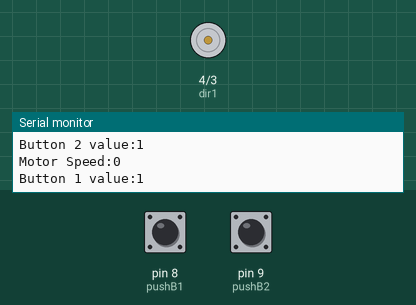
Bench run of a sketch on a simulated Arduino Uno, built with avr-gcc and run on an emulated ATmega328P. Parts: motor-driver pin pairs drawn as motors (green arrow = first pin HIGH = forward, orange = second pin HIGH = backward, longer = more drive, scaled by the enable pin), the last lines printed to the serial monitor. The test bench sets the inputs (shaded band); at power-on: pin 9 (pushB2) HIGH, pin 8 (pushB1) HIGH.

Above: at 1.2 s.
1.3 s: pin 9 (pushB2) pulled LOW for 0.15 s
At 3.1 s:
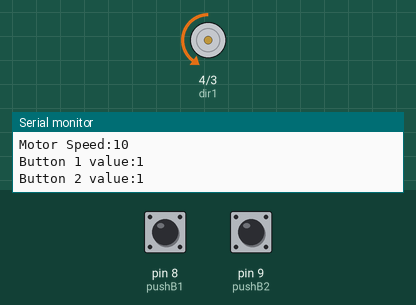
3.4 s: pin 8 (pushB1) pulled LOW for 3.2 s
At 5.3 s:
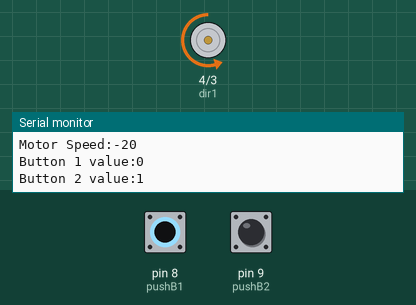
8.1 s: pin 8 (pushB1) pulled LOW for 3.2 s
At 10.6 s:
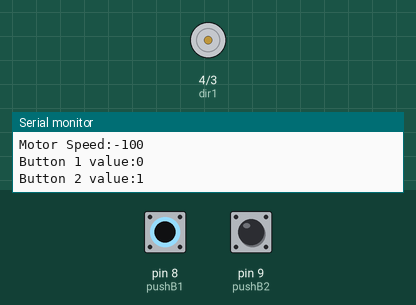
Timing chart, 0 to 12.1 s (numbered marks = the images above; inputs shaded):
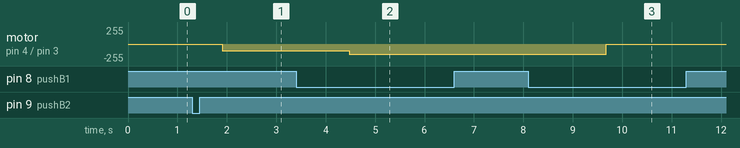

Measured:
- after the input at 1.3 s, motor on pin 4 (dir1) / pin 3 (dir2): stopped → backward 100/255 after 0.61 s
- after the input at 3.4 s, motor on pin 4 (dir1) / pin 3 (dir2): backward 100/255 → backward 156/255 after 1.1 s
- after the input at 8.1 s, motor on pin 4 (dir1) / pin 3 (dir2): backward 156/255 → stopped after 1.6 s

The sketch:

code.ino
```cpp
int speedPin=5;
int dir1=4;
int dir2=3;
int pushB1=8;
int pushB2=9;
int B1Val;
int B2Val;
int mSpeed=0;
int dt=500;
void setup()
{
   pinMode(speedPin, OUTPUT);
   pinMode(dir1, OUTPUT);
   pinMode(dir2, OUTPUT);
   pinMode(pushB1,INPUT);
   pinMode(pushB2,INPUT);
   digitalWrite(pushB1,HIGH);
   digitalWrite(pushB2,HIGH);
   Serial.begin(9600);
}

void loop()
{
  B1Val=digitalRead(pushB1);
  B2Val=digitalRead(pushB2);

  Serial.print("Motor Speed:");
  Serial.println(mSpeed);
  Serial.print("Button 1 value:");
  Serial.println(B1Val);
  Serial.print("Button 2 value:");
  Serial.println(B2Val);
  if(B1Val==0)
  {
    mSpeed=mSpeed-10;
   delay(dt);
  }
  if(B2Val==0)
  {
    mSpeed=mSpeed+10;
    delay(dt);
  }
  if(mSpeed>0 && mSpeed<255)
  {
    digitalWrite(dir1, LOW);
    digitalWrite(dir2, HIGH);
    analogWrite(speedPin,mSpeed);
  }
  if (mSpeed>255)
  {
     digitalWrite(dir1, LOW);
    digitalWrite(dir2, HIGH);
    analogWrite(speedPin,255);
  }
   if(mSpeed>0 && mSpeed>-255)
  {
    digitalWrite(dir1, HIGH);
    digitalWrite(dir2, LOW);
    analogWrite(speedPin,mSpeed);
  }
  if (mSpeed<-255)
  {
     digitalWrite(dir1, LOW);
    digitalWrite(dir2, HIGH);
    analogWrite(speedPin,-255);
  }
  if (mSpeed==10)
  {
     digitalWrite(dir1, LOW);
    digitalWrite(dir2,HIGH);
    analogWrite(speedPin,100);
  }
  if (mSpeed==-10)
  {
     digitalWrite(dir1,LOW);
    digitalWrite(dir2, HIGH);
    analogWrite(speedPin,-100);
  }
  if (mSpeed==90 || mSpeed==110)
  {
     digitalWrite(dir1,LOW);
    digitalWrite(dir2, HIGH);
    analogWrite(speedPin,0);
  }
   if (mSpeed==-90 || mSpeed==-110)
  {
     digitalWrite(dir1, LOW);
    digitalWrite(dir2, HIGH);
    analogWrite(speedPin,0);
  }
}
```
